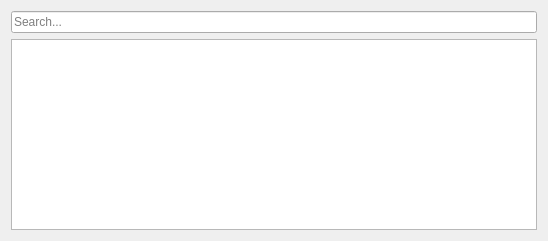
<?xml version="1.0" encoding="UTF-8"?>
<ui version="4.0">
 <class>EmployeeList</class>
 <widget class="QWidget" name="EmployeeList">
  <property name="geometry">
   <rect>
    <x>0</x>
    <y>0</y>
    <width>548</width>
    <height>241</height>
   </rect>
  </property>
  <property name="windowTitle">
   <string>EmployeeList</string>
  </property>
  <property name="windowIcon">
   <iconset resource="../resources/employees.qrc">
    <normaloff>:/icons/svg/boss-1.svg</normaloff>:/icons/svg/boss-1.svg</iconset>
  </property>
  <layout class="QVBoxLayout" name="verticalLayout">
   <item>
    <widget class="QLineEdit" name="lineEdit">
     <property name="alignment">
      <set>Qt::AlignLeading|Qt::AlignLeft|Qt::AlignVCenter</set>
     </property>
     <property name="placeholderText">
      <string>Search...</string>
     </property>
    </widget>
   </item>
   <item>
    <widget class="QTableView" name="tableView">
     <property name="editTriggers">
      <set>QAbstractItemView::NoEditTriggers</set>
     </property>
     <property name="alternatingRowColors">
      <bool>true</bool>
     </property>
     <property name="selectionMode">
      <enum>QAbstractItemView::SingleSelection</enum>
     </property>
     <property name="selectionBehavior">
      <enum>QAbstractItemView::SelectRows</enum>
     </property>
     <property name="sortingEnabled">
      <bool>true</bool>
     </property>
     <attribute name="horizontalHeaderShowSortIndicator" stdset="0">
      <bool>false</bool>
     </attribute>
     <attribute name="horizontalHeaderStretchLastSection">
      <bool>true</bool>
     </attribute>
     <attribute name="verticalHeaderVisible">
      <bool>false</bool>
     </attribute>
    </widget>
   </item>
  </layout>
 </widget>
 <resources>
  <include location="../resources/employees.qrc"/>
 </resources>
 <connections/>
</ui>
